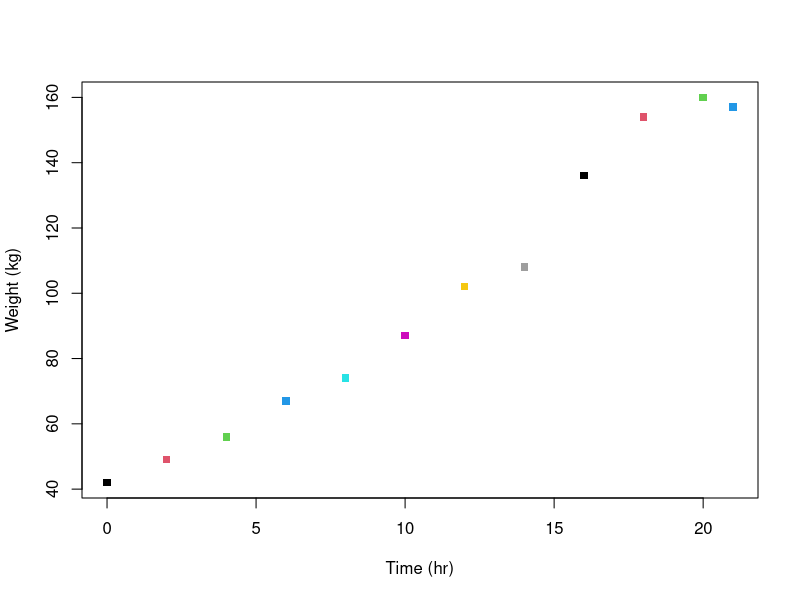
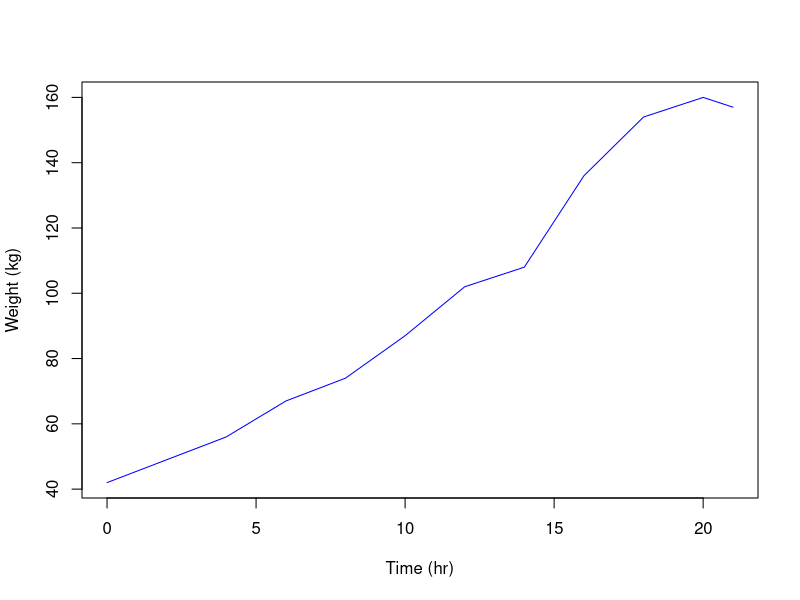
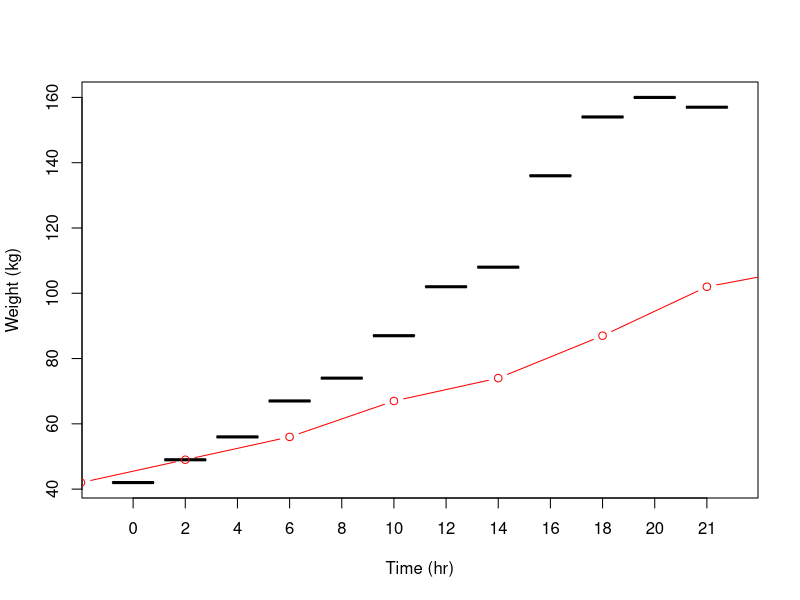
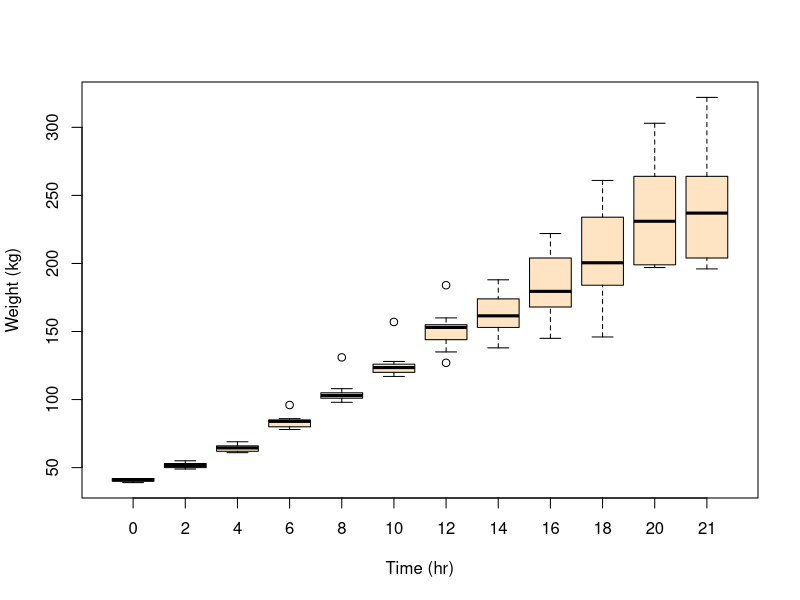
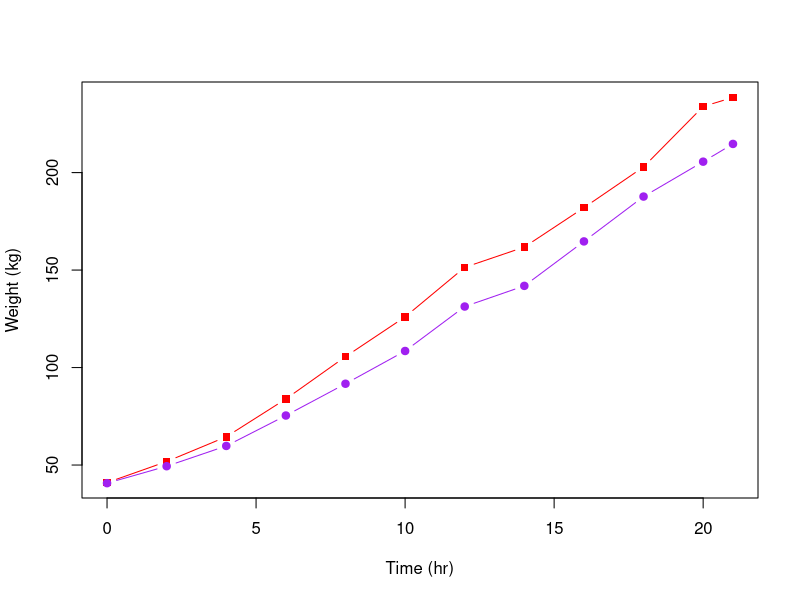

Recreate these plots in R, in order.
## ---- chunk 1
knitr::opts_chunk$set(echo = TRUE)
## ---- chunk 2
data("ChickWeight")

chickWeight = ChickWeight

head(chickWeight, 8)
## ---- chunk 3
sub1 = subset(chickWeight, chickWeight$Chick == 4)
head(sub1, 8)
## ---- chunk 4
plot(sub1$weight ~ sub1$Time, data = sub1, col=palette(), pch=15, ylab = "Weight (kg)", xlab = "Time (hr)")

## ---- chunk 5
plot(sub1$weight ~ sub1$Time, data = sub1, type = 'l', col="blue", ylab = "Weight (kg)", xlab = "Time (hr)")
## ---- chunk 6
boxplot(weight ~ Time, data = sub1,  col = "bisque", ylab = "Weight (kg)", xlab = "Time (hr)")

points(sub1$weight ~ sub1$Time, data = sub1, type = 'b', col="red", ylab = "Weight (kg)", xlab = "Time (hr)")

## ---- chunk 7
head(chickWeight, 8)

sub2 = subset(chickWeight, chickWeight$Diet == 4)
head(sub2, 8)

## ---- chunk 8
boxplot(weight ~ Time, data = sub2,  col = "bisque", ylab = "Weight (kg)", xlab = "Time (hr)")

## ---- chunk 9
subAg = aggregate(weight ~ Time, sub2, mean)

head(subAg, 8)
## ---- chunk 10
sub3 = subset(chickWeight, chickWeight$Diet == 2)

head(sub3, 8)
## ---- chunk 11
subAg1 = aggregate(weight ~ Time, sub3, mean)

head(subAg1, 8)
## ---- chunk 12
plot(subAg$weight ~ subAg$Time, data = subAg, type = 'b', col="red",pch=15, ylab = "Weight (kg)", xlab = "Time (hr)")

points(subAg1$weight ~ subAg1$Time, data = subAg1, type = 'b', col="purple",pch=19, ylab = "Weight (kg)", xlab = "Time (hr)")

